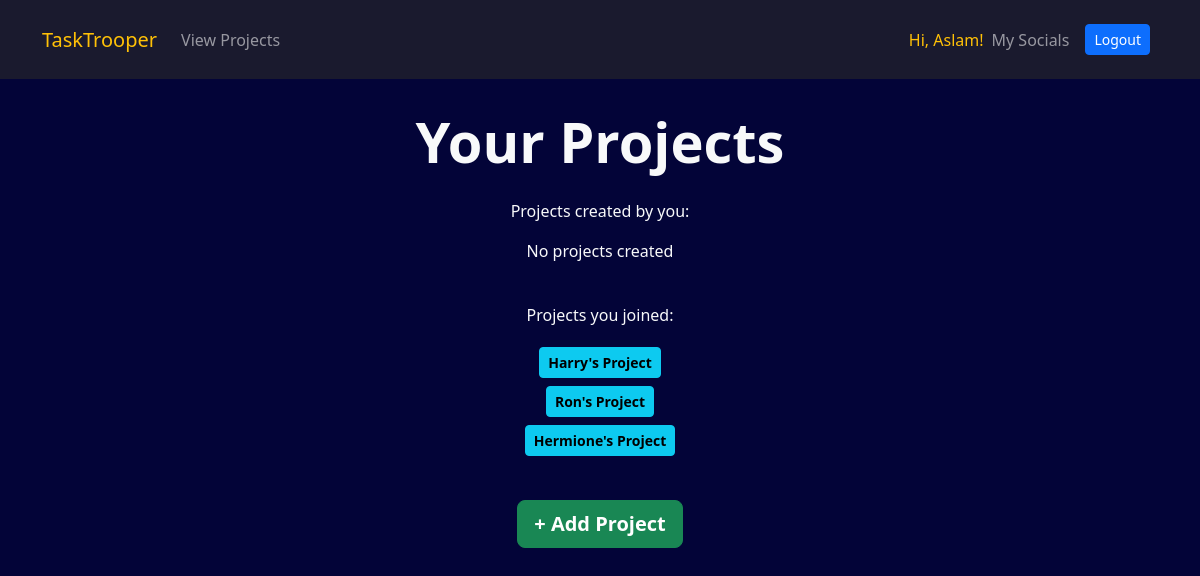
The page /app/myprojects/ (signed in) on the database its author committed.
### core/models.py (models this page shows, shortened)
class Project(models.Model):
    name = models.CharField(max_length=100)
    creator = models.ForeignKey(User, on_delete=models.CASCADE, related_name="created_projects", editable=False, null=True)
    invite_code = models.CharField(max_length=7, blank=True, null=True)
    users = models.ManyToManyField(User, through='ProjectPermission', related_name="joined_projects")

### core/views.py (the view)
# urls.py: path('myprojects/', views.myprojects, name='myprojects'), # Overview of all projects
def myprojects(request):
    if not request.user.is_authenticated:
        return redirect(reverse("main:home"))
    created_projects = request.user.created_projects.all()
    joined_projects = request.user.joined_projects.exclude(creator=request.user)
    return render(request, "core/myprojects.html", {
        "created_projects": created_projects,
        "joined_projects": joined_projects
    })

### core/templates/core/myprojects.html (shortened to what this page needs)
{% extends "main/layout.html" %}
{% load permissions_tags %}
{% load static %}
{% load crispy_forms_tags %}
{% block head %}
  <link rel="stylesheet" type="text/css" href="{% static 'core/styles.css' %}">
{% endblock %}
{% block body %}
  {% include "core/navbarlayout.html" %}
  <section class="bg-dark-blue-2 text-light text-center p-5 p-lg-0 pt-lg-5" style="height: 100vh;">
    <div class="container pb-3">
      <h1 class="display-4 fw-bold">Your Projects</h1>
    </div>
    <div class="container">
      <p>Projects created by you:</p>
      {% for project in created_projects %}
        <div class="p-1">
          <a href="{% url 'core:project' project.id %}" class="btn btn-info btn-sm">
            <span class="fw-bold">
              {{ project.name }}
            </span>
          </a>
        </div>
      {% empty %}
        <p>No projects created</p>
      {% endfor %}
    </div>
    <div class="container p-4">
      <p>Projects you joined:</p>
      {% for project in joined_projects %}
        <div class="p-1">
          <a href="{% url 'core:project' project.id %}" class="btn btn-info btn-sm">
            <span class="fw-bold">
              {{ project.name }}
            </span>
          </a>
        </div>
      {% empty %}
        <p>No projects joined</p>
      {% endfor %}
    </div>
    <div class="pt-3">
      <a href="{% url 'core:addproject' %}" class="btn btn-success btn-lg">
        <span class="fw-bold">
          + Add Project
        </span>
      </a>
    </div>
  </section>
{% endblock %}

### core/templates/core/navbarlayout.html (shortened to what this page needs)
  <nav class="navbar navbar-expand-md navbar-dark bg-dark-blue-1 py-3 fixed-top">
    <div class="container">
      <a class="navbar-brand" href="{% url 'core:home' %}">
        <span class="text-warning">
        TaskTrooper
        </span>
      </a>
      <div class="collapse navbar-collapse" id="navmenu">
        <ul class="navbar-nav justify-content-start">
          <li class="nav-item">
            <a href="{% url 'core:myprojects' %}" class="nav-link">View Projects</a>
          </li>
        </ul>
        <ul class="navbar-nav ms-auto align-items-center justify-content-between">
          <li class="nav-item">
            <span class="text-warning">Hi, {{ user.first_name }}!</span>
          </li>
          <li class="nav-item">
            <a href="{% url 'socialaccount_connections' %}"" class="nav-link">My Socials</a>
          </li>
          <li class="nav-item">
            <a href="{% url 'account_logout' %}" class="nav-link"><span class="btn btn-primary btn-sm">Logout</span></a>
          </li>
        </ul>
      </div>
    </div>
  </nav>

### main/static/main/styles.css (style rules this page uses)
body::before { display: block; content: ''; height: 60px; }
.bg-dark-blue-1 { background-color: #1a1a2e; }
.bg-dark-blue-2 { background-color: #030438; }

### rows shown on the page
Project: name "Harry's Project"
Project: name "Ron's Project"
Project: name "Hermione's Project"

### other values the page prints
{{ user.first_name }} "Aslam"
